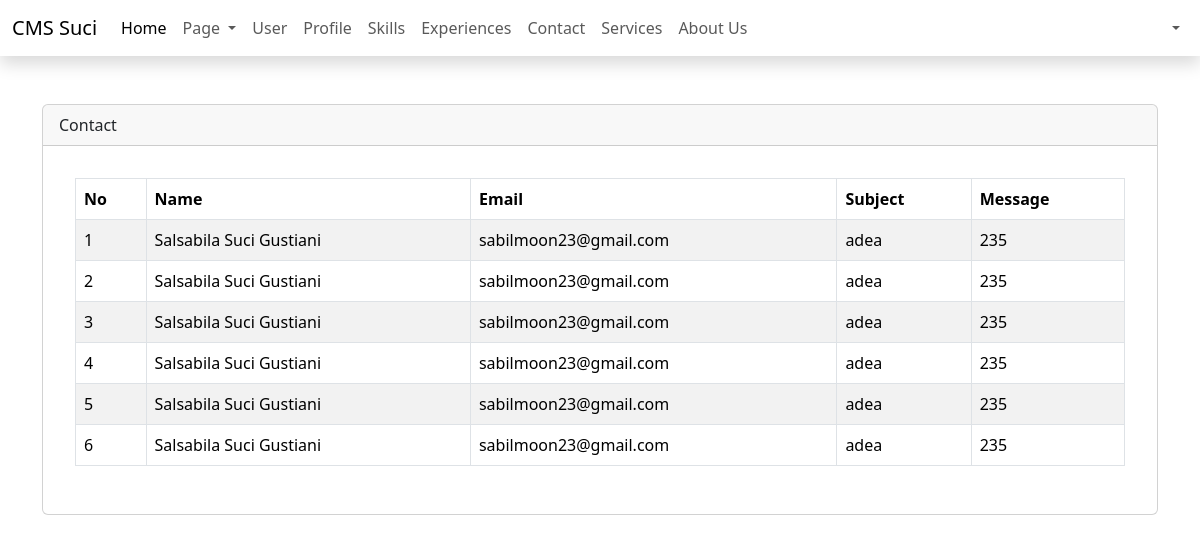
The app's page /admin/dashboard.php?page=contact with its own data.
### tables this page shows
CREATE TABLE `contacts` (
  `id` int(11) NOT NULL,
  `name` varchar(50) NOT NULL,
  `email` varchar(50) NOT NULL,
  `subject` varchar(100) NOT NULL,
  `message` text NOT NULL,
  `created_at` timestamp NOT NULL DEFAULT current_timestamp(),
  `updated_at` timestamp NULL DEFAULT NULL
);

### admin/content/contact.php (the view, shortened to what this page needs)
<?php
$query = mysqli_query($config, 'SELECT * FROM contacts ORDER BY id DESC');
$row = mysqli_fetch_all($query, MYSQLI_ASSOC);
?>
<div class="card-body">
  <div class="table-responsive">
    <table class="table table-bordered table-striped">
      <thead>
        <tr>
          <th>No</th>
          <th>Name</th>
          <th>Email</th>
          <th>Subject</th>
          <th>Message</th>
        </tr>
      </thead>
      <tbody>
        <?php foreach ($row as $key => $data): ?>
          <tr>
            <td><?= $key + 1 ?></td>
            <td><?= $data['name'] ?></td>
            <td><?= $data['email'] ?></td>
            <td><?= $data['subject'] ?></td>
            <td><?= $data['message'] ?></td>
          </tr>
        <?php endforeach ?>
      </tbody>
    </table>
  </div>
</div>

### records on screen
contacts: name "Salsabila Suci Gustiani", email "sabilmoon23@gmail.com", subject "adea", message "235"
contacts: name "Salsabila Suci Gustiani", email "sabilmoon23@gmail.com", subject "adea", message "235"
contacts: name "Salsabila Suci Gustiani", email "sabilmoon23@gmail.com", subject "adea", message "235"
contacts: name "Salsabila Suci Gustiani", email "sabilmoon23@gmail.com", subject "adea", message "235"
contacts: name "Salsabila Suci Gustiani", email "sabilmoon23@gmail.com", subject "adea", message "235"
contacts: name "Salsabila Suci Gustiani", email "sabilmoon23@gmail.com", subject "adea", message "235"

### other values on screen
str_replace('-', ' ', ucfirst($_GET['page'])) "Contact"
